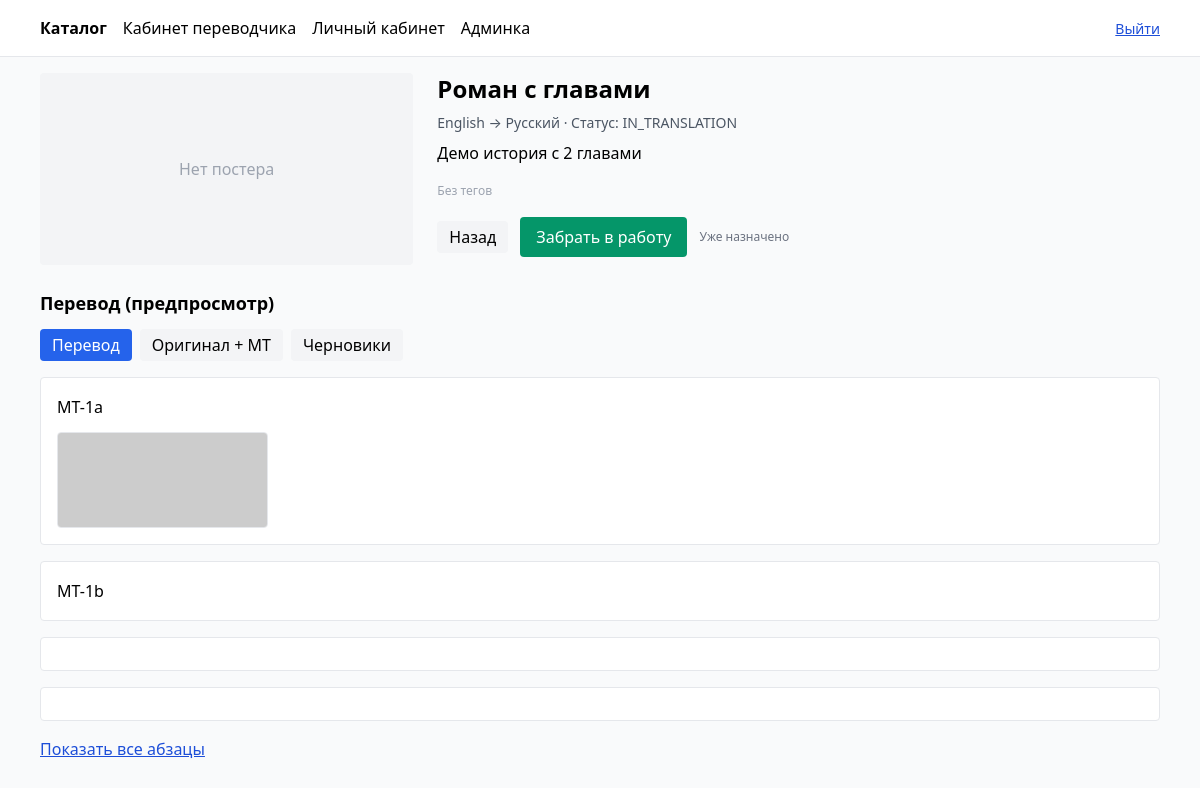
Page /translator/story/роман-с-главами/?mode=translated (signed in) on the committed database.
### stories/models.py (models this page shows, shortened)
class Story(models.Model):
    title = models.CharField(max_length=255)
    slug = models.SlugField(max_length=260, unique=True)
    original_language = models.ForeignKey(Language, related_name="stories_original", on_delete=models.PROTECT)
    target_language = models.ForeignKey(Language, related_name="stories_target", on_delete=models.PROTECT)
    description = models.TextField(blank=True)
    status = models.CharField(max_length=20, choices=StoryStatus.choices, default=StoryStatus.DRAFT)
    tags = models.ManyToManyField(Tag, related_name="stories", blank=True)
    assigned_to = models.ForeignKey(User, null=True, blank=True, on_delete=models.SET_NULL, related_name="assigned_stories")
    paragraphs_count = models.PositiveIntegerField(default=0)
    translated_count = models.PositiveIntegerField(default=0)
    published_at = models.DateTimeField(null=True, blank=True)
    poster_url = models.URLField(blank=True, default="")
    class Meta:
        ordering = ["-id"]

class Language(models.Model):
    code = models.CharField(max_length=8, unique=True)  # ISO 639-1 по умолчанию
    name = models.CharField(max_length=64)

class Illustration(models.Model):
    paragraph = models.ForeignKey(Paragraph, related_name="illustrations", on_delete=models.CASCADE)
    image_url = models.URLField(validators=[validate_http_https])
    position = models.PositiveSmallIntegerField(validators=[MinValueValidator(1), MaxValueValidator(5)])
    is_selected = models.BooleanField(default=False)
    class Meta:
        unique_together = [("paragraph", "position")]
        ordering = ["position"]

### translations/models.py (models this page shows, shortened)
class Translation(models.Model):
    paragraph = models.ForeignKey(Paragraph, related_name="translations", on_delete=models.CASCADE)
    translator = models.ForeignKey(User, related_name="translations", on_delete=models.CASCADE)
    text = models.TextField()
    is_finalized = models.BooleanField(default=False)
    updated_at = models.DateTimeField(auto_now=True)
    class Meta:
        unique_together = [("paragraph", "translator")]
        indexes = [
            models.Index(fields=["paragraph"]),
            models.Index(fields=["translator"]),
            models.Index(fields=["is_finalized"]),
        ]

### translations/views_pages.py (the view)
class StoryPreviewView(LoginRequiredMixin, TemplateView):
    template_name = "translations/preview.html"
    def dispatch(self, request, *args, **kwargs):
        if not (in_group(request.user, "translator") or in_group(request.user, "admin")):
            return self.handle_no_permission()
        return super().dispatch(request, *args, **kwargs)
    def get_context_data(self, slug, **kwargs):
        ctx = super().get_context_data(**kwargs)
        story = get_object_or_404(
            Story.objects.prefetch_related(
                "tags",
                Prefetch(
                    "paragraphs",
                    queryset=Paragraph.objects.order_by("index").prefetch_related(
                        Prefetch("illustrations", queryset=Illustration.objects.order_by("position"))
                    )
                )
            ),
            slug=slug
        )
        ctx["story"] = story
        show_all = self.request.GET.get("show") == "all"
        mode = self.request.GET.get("mode", "original")  # по умолчанию безопаснее original
        draft = self.request.GET.get("draft") == "1"
        ctx["show_all"] = show_all
        ctx["mode"] = mode
        ctx["draft"] = draft
        paragraphs = list(story.paragraphs.all())
        if mode == "translated":
            translator_id = story.assigned_to_id or self.request.user.id
            trs = Translation.objects.filter(paragraph__story=story, translator_id=translator_id)
            if not draft:
                trs = trs.filter(is_finalized=True)
            by_pid = {t.paragraph_id: t for t in trs}
            items = []
            for p in paragraphs:
                t = by_pid.get(p.id)
                if not t:
                    continue  # если draft=1 и перевода нет — пропускаем; можно делать фоллбэк на MT по желанию
                items.append({
                    "text": t.text,
                    "illustrations": list(p.illustrations.filter(is_selected=True)[:5]),
                })
            ctx["content"] = items if show_all else items[:5]
        else:
            ctx["paragraphs"] = paragraphs if show_all else paragraphs[:5]
        return ctx

### users/permissions.py (called while the page is built)
def in_group(user, group_name: str) -> bool:
    if not user.is_authenticated:
        return False
    if group_name == "admin":
        return user.is_superuser or user.is_staff or user.groups.filter(name="admin").exists()
    return user.groups.filter(name=group_name).exists()

### templates/translations/preview.html (shortened to what this page needs)
{% extends "base.html" %}
{% block content %}
<div class="flex flex-col md:flex-row gap-6 mb-6">
    <div class="w-full md:w-1/3"> {% if story.poster_url %} <img src="{{ story.poster_url }}"
            class="w-full rounded shadow border" alt="poster"> {% else %} <div
            class="w-full h-48 bg-gray-100 rounded flex items-center justify-center text-gray-400">Нет постера</div>  </div>
    <div class="flex-1">
        <h1 class="text-2xl font-bold mb-2">{{ story.title }}</h1>
        <div class="text-sm text-gray-600 mb-2"> {{ story.original_language.name }} → {{ story.target_language.name }} ·
            Статус: {{ story.status }} </div>
        <p class="mb-3 whitespace-pre-line">{{ story.description }}</p>
        <div class="mb-4"> {% for t in story.tags.all %} <span class="text-xs bg-gray-100 px-2 py-0.5 rounded mr-1">{{
                t.name }}</span> {% empty %} <span class="text-xs text-gray-400">Без тегов</span> {% endfor %} </div>
        <div class="flex items-center gap-3"> <a href="{% url 'translator_dashboard' %}"
                class="px-3 py-1 bg-gray-100 rounded">Назад</a>
            <form hx-post="/api/stories/{{ story.id }}/claim/" hx-swap="none"> {% csrf_token %} <button
                    class="bg-green-600 text-white px-4 py-2 rounded">Забрать в работу</button>
            </form>
            {% if story.assigned_to_id %}
                <span class="text-xs text-gray-500">Уже назначено</span>
            {% endif %}
        </div>
    </div>
</div>
<h2 class="text-lg font-semibold mb-3"> {% if mode == "translated" %}Перевод (предпросмотр){% else %}Оригинал и машинный
    перевод (предпросмотр){% endif %} </h2>
<div class="flex items-center gap-2 mb-4"> <a
        href="{% url 'translator_story_preview' story.slug %}?mode=translated{% if show_all %}&show=all{% endif %}{% if draft %}&draft=1{% endif %}"
        class="px-3 py-1 rounded {% if mode == 'translated' %}bg-blue-600 text-white{% else %}bg-gray-100{% endif %}">
        Перевод </a> <a
        href="{% url 'translator_story_preview' story.slug %}?mode=original{% if show_all %}&show=all{% endif %}"
        class="px-3 py-1 rounded {% if mode == 'original' %}bg-blue-600 text-white{% else %}bg-gray-100{% endif %}">
        Оригинал + MT </a>
    {% if mode == 'translated' %}
    <a href="{% url 'translator_story_preview' story.slug %}?mode=translated{% if show_all %}&show=all{% endif %}{% if not draft %}&draft=1{% endif %}"
        class="px-3 py-1 rounded {% if draft %}bg-blue-600 text-white{% else %}bg-gray-100{% endif %}">
        Черновики
    </a>
    {% endif %}
</div>
<div id="preview-paragraphs" class="space-y-4"> {% if mode == "translated" %} {% if not content %} <div
        class="text-gray-500">Нет абзацев для предпросмотра{% if not draft %} (всё ещё не финализировано){% endif %}.
    </div> {% else %} {% for item in content %} <div class="bg-white border rounded p-4">
        <div class="whitespace-pre-wrap text-base leading-relaxed">{{ item.text }}</div> {% if item.illustrations %}
        <div class="grid grid-cols-5 gap-2 mt-3"> {% for ill in item.illustrations %} <img src="{{ ill.image_url }}"
                class="w-full h-24 object-cover rounded border" alt=""> {% endfor %} </div> {% endif %}
    </div> {% endfor %} {% endif %} {% endif %} </div>
{% if not show_all %}
<div class="mt-4"> <a
        hx-get="{% url 'translator_story_preview' story.slug %}?show=all&mode={{ mode|default:'original' }}{% if draft %}&draft=1{% endif %}"
        hx-target="#preview-paragraphs" hx-swap="outerHTML" class="text-blue-700 underline">Показать все абзацы</a>
</div> {% endif %} {% endif %} {% endblock %}

### rows in the picture
Story: title "Роман с главами", original_language.name "English", target_language.name "Русский", status "IN_TRANSLATION", description "Демо история с 2 главами"
Translation: text "MT-1a"
Translation: text "MT-1b"
